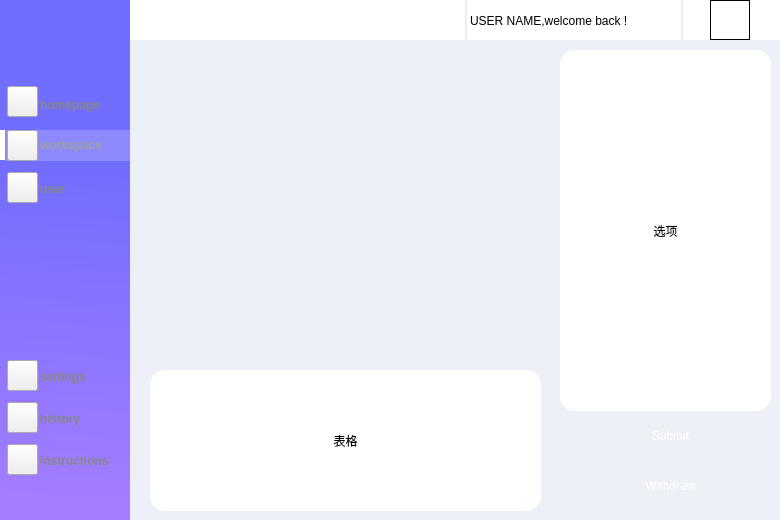
<?xml version="1.0" encoding="UTF-8"?>
<ui version="4.0">
 <class>Work</class>
 <widget class="QWidget" name="Work">
  <property name="geometry">
   <rect>
    <x>0</x>
    <y>0</y>
    <width>780</width>
    <height>520</height>
   </rect>
  </property>
  <property name="windowTitle">
   <string>Form</string>
  </property>
  <widget class="QLabel" name="label_left">
   <property name="geometry">
    <rect>
     <x>-1</x>
     <y>0</y>
     <width>140</width>
     <height>520</height>
    </rect>
   </property>
   <property name="styleSheet">
    <string notr="true">background-color: qlineargradient(spread:pad, x1:0.512438, y1:0.159091, x2:0.497512, y2:0.971591, stop:0.19403 rgba(113,109,255,1), stop:1 rgba(164,125,255,1));</string>
   </property>
   <property name="text">
    <string/>
   </property>
  </widget>
  <widget class="QLabel" name="label_top">
   <property name="geometry">
    <rect>
     <x>130</x>
     <y>0</y>
     <width>650</width>
     <height>40</height>
    </rect>
   </property>
   <property name="styleSheet">
    <string notr="true">background-color: rgb(255, 255, 255);</string>
   </property>
   <property name="text">
    <string/>
   </property>
  </widget>
  <widget class="QLabel" name="label_18">
   <property name="geometry">
    <rect>
     <x>465</x>
     <y>0</y>
     <width>2</width>
     <height>40</height>
    </rect>
   </property>
   <property name="styleSheet">
    <string notr="true">background-color: rgb(238, 238, 238);</string>
   </property>
   <property name="text">
    <string/>
   </property>
  </widget>
  <widget class="QLabel" name="label_19">
   <property name="geometry">
    <rect>
     <x>681</x>
     <y>0</y>
     <width>2</width>
     <height>40</height>
    </rect>
   </property>
   <property name="styleSheet">
    <string notr="true">background-color: rgb(238, 238, 238);</string>
   </property>
   <property name="text">
    <string/>
   </property>
  </widget>
  <widget class="QLabel" name="label_welcome">
   <property name="geometry">
    <rect>
     <x>470</x>
     <y>0</y>
     <width>211</width>
     <height>41</height>
    </rect>
   </property>
   <property name="styleSheet">
    <string notr="true"/>
   </property>
   <property name="text">
    <string>USER NAME,welcome back !</string>
   </property>
  </widget>
  <widget class="QLabel" name="label_home">
   <property name="geometry">
    <rect>
     <x>40</x>
     <y>94</y>
     <width>101</width>
     <height>21</height>
    </rect>
   </property>
   <property name="styleSheet">
    <string notr="true">font: 14pt &quot;ProximaNova&quot;;
font-weight: bold;
color: rgb(135, 135, 135);</string>
   </property>
   <property name="text">
    <string>homepage</string>
   </property>
  </widget>
  <widget class="QLabel" name="label_work">
   <property name="geometry">
    <rect>
     <x>40</x>
     <y>134</y>
     <width>101</width>
     <height>21</height>
    </rect>
   </property>
   <property name="styleSheet">
    <string notr="true">font: 14pt &quot;ProximaNova&quot;;
font-weight: bold;
color: rgb(135, 135, 135);</string>
   </property>
   <property name="text">
    <string>workspace</string>
   </property>
  </widget>
  <widget class="QLabel" name="label_user">
   <property name="geometry">
    <rect>
     <x>40</x>
     <y>178</y>
     <width>101</width>
     <height>21</height>
    </rect>
   </property>
   <property name="styleSheet">
    <string notr="true">font: 14pt &quot;ProximaNova&quot;;
font-weight: bold;
color: rgb(135, 135, 135);</string>
   </property>
   <property name="text">
    <string>user</string>
   </property>
  </widget>
  <widget class="QLabel" name="label_sett">
   <property name="geometry">
    <rect>
     <x>40</x>
     <y>366</y>
     <width>101</width>
     <height>21</height>
    </rect>
   </property>
   <property name="styleSheet">
    <string notr="true">font: 14pt &quot;ProximaNova&quot;;
font-weight: bold;
color: rgb(135, 135, 135);</string>
   </property>
   <property name="text">
    <string>settings</string>
   </property>
  </widget>
  <widget class="QLabel" name="label_noti">
   <property name="geometry">
    <rect>
     <x>40</x>
     <y>408</y>
     <width>101</width>
     <height>21</height>
    </rect>
   </property>
   <property name="styleSheet">
    <string notr="true">font: 14pt &quot;ProximaNova&quot;;
font-weight: bold;
color: rgb(135, 135, 135);</string>
   </property>
   <property name="text">
    <string>history</string>
   </property>
  </widget>
  <widget class="QLabel" name="label_sugg">
   <property name="geometry">
    <rect>
     <x>40</x>
     <y>450</y>
     <width>101</width>
     <height>21</height>
    </rect>
   </property>
   <property name="styleSheet">
    <string notr="true">font: 14pt &quot;ProximaNova&quot;;
font-weight: bold;
color: rgb(135, 135, 135);</string>
   </property>
   <property name="text">
    <string>instructions</string>
   </property>
  </widget>
  <widget class="QLabel" name="label_3">
   <property name="geometry">
    <rect>
     <x>0</x>
     <y>130</y>
     <width>5</width>
     <height>30</height>
    </rect>
   </property>
   <property name="styleSheet">
    <string notr="true">background-color: rgb(255, 255, 255);</string>
   </property>
   <property name="text">
    <string/>
   </property>
  </widget>
  <widget class="QLabel" name="label_2">
   <property name="geometry">
    <rect>
     <x>5</x>
     <y>130</y>
     <width>129</width>
     <height>31</height>
    </rect>
   </property>
   <property name="styleSheet">
    <string notr="true">background-color: rgba(255, 255, 255, 51);</string>
   </property>
   <property name="text">
    <string/>
   </property>
  </widget>
  <widget class="QLabel" name="label">
   <property name="geometry">
    <rect>
     <x>130</x>
     <y>40</y>
     <width>651</width>
     <height>481</height>
    </rect>
   </property>
   <property name="styleSheet">
    <string notr="true">background-color: rgb(237, 241, 247);</string>
   </property>
   <property name="text">
    <string/>
   </property>
  </widget>
  <widget class="QLabel" name="label_20">
   <property name="geometry">
    <rect>
     <x>150</x>
     <y>50</y>
     <width>391</width>
     <height>301</height>
    </rect>
   </property>
   <property name="styleSheet">
    <string notr="true">border-image: url(:/other/photo2.jpg);
border-radius:15px</string>
   </property>
   <property name="text">
    <string/>
   </property>
  </widget>
  <widget class="QLabel" name="label_21">
   <property name="geometry">
    <rect>
     <x>560</x>
     <y>50</y>
     <width>211</width>
     <height>361</height>
    </rect>
   </property>
   <property name="styleSheet">
    <string notr="true">background-color: rgb(255, 255, 255);
border-radius:15px</string>
   </property>
   <property name="text">
    <string>选项</string>
   </property>
   <property name="alignment">
    <set>Qt::AlignCenter</set>
   </property>
  </widget>
  <widget class="QLabel" name="label_22">
   <property name="geometry">
    <rect>
     <x>150</x>
     <y>370</y>
     <width>391</width>
     <height>141</height>
    </rect>
   </property>
   <property name="styleSheet">
    <string notr="true">background-color: rgb(255, 255, 255);
border-radius:15px</string>
   </property>
   <property name="text">
    <string>表格</string>
   </property>
   <property name="alignment">
    <set>Qt::AlignCenter</set>
   </property>
  </widget>
  <widget class="QPushButton" name="pushButton">
   <property name="geometry">
    <rect>
     <x>610</x>
     <y>420</y>
     <width>121</width>
     <height>31</height>
    </rect>
   </property>
   <property name="styleSheet">
    <string notr="true">background-color: qlineargradient(spread:pad, x1:0.52, y1:1, x2:0.54, y2:0, 
stop:0.0112994 rgba(110,102,162,1), 
stop:1 rgba(110,102,162,1));
color: rgb(255, 255, 255, 255);
 
border:0px groove gray;
border-radius:15px;
padding:2px 4px;
font: 18pt &quot;Candara&quot;;

</string>
   </property>
   <property name="text">
    <string>Submit</string>
   </property>
  </widget>
  <widget class="QPushButton" name="pushButton_2">
   <property name="geometry">
    <rect>
     <x>610</x>
     <y>470</y>
     <width>121</width>
     <height>31</height>
    </rect>
   </property>
   <property name="styleSheet">
    <string notr="true">background-color: qlineargradient(spread:pad, x1:0.52, y1:1, x2:0.54, y2:0, 
stop:0.0112994 rgba(110,102,162,1), 
stop:1 rgba(110,102,162,1));
color: rgb(255, 255, 255, 255);
 
border:0px groove gray;
border-radius:15px;
padding:2px 4px;
font: 18pt &quot;Candara&quot;;

</string>
   </property>
   <property name="text">
    <string>Withdraw</string>
   </property>
  </widget>
  <widget class="QPushButton" name="pushButton_1">
   <property name="geometry">
    <rect>
     <x>7</x>
     <y>86</y>
     <width>31</width>
     <height>31</height>
    </rect>
   </property>
   <property name="mouseTracking">
    <bool>false</bool>
   </property>
   <property name="acceptDrops">
    <bool>false</bool>
   </property>
   <property name="styleSheet">
    <string notr="true">border-image: url(:/icon/homepage.png);</string>
   </property>
   <property name="text">
    <string/>
   </property>
  </widget>
  <widget class="QPushButton" name="pushButton_4">
   <property name="geometry">
    <rect>
     <x>7</x>
     <y>130</y>
     <width>31</width>
     <height>31</height>
    </rect>
   </property>
   <property name="styleSheet">
    <string notr="true">border-image: url(:/icon/working.png);</string>
   </property>
   <property name="text">
    <string/>
   </property>
  </widget>
  <widget class="QPushButton" name="pushButton_3">
   <property name="geometry">
    <rect>
     <x>7</x>
     <y>172</y>
     <width>31</width>
     <height>31</height>
    </rect>
   </property>
   <property name="styleSheet">
    <string notr="true">border-image: url(:/icon/user.png);</string>
   </property>
   <property name="text">
    <string/>
   </property>
  </widget>
  <widget class="QPushButton" name="pushButton_5">
   <property name="geometry">
    <rect>
     <x>7</x>
     <y>360</y>
     <width>31</width>
     <height>31</height>
    </rect>
   </property>
   <property name="styleSheet">
    <string notr="true">
border-image: url(:/icon/setting.png);</string>
   </property>
   <property name="text">
    <string/>
   </property>
  </widget>
  <widget class="QPushButton" name="pushButton_6">
   <property name="geometry">
    <rect>
     <x>7</x>
     <y>444</y>
     <width>31</width>
     <height>31</height>
    </rect>
   </property>
   <property name="styleSheet">
    <string notr="true">border-image: url(:/icon/notice.png);</string>
   </property>
   <property name="text">
    <string/>
   </property>
  </widget>
  <widget class="QPushButton" name="pushButton_7">
   <property name="geometry">
    <rect>
     <x>7</x>
     <y>402</y>
     <width>31</width>
     <height>31</height>
    </rect>
   </property>
   <property name="styleSheet">
    <string notr="true">border-image: url(:/icon/suggestion.png);</string>
   </property>
   <property name="text">
    <string/>
   </property>
  </widget>
  <widget class="QPushButton" name="pushButton_portrait">
   <property name="geometry">
    <rect>
     <x>710</x>
     <y>0</y>
     <width>40</width>
     <height>40</height>
    </rect>
   </property>
   <property name="styleSheet">
    <string notr="true">border-width: 1px;
border-image: url(:/other/photo.jpg);
border-style: solid;
border-color: rgb(0, 0, 0);</string>
   </property>
   <property name="text">
    <string/>
   </property>
  </widget>
 </widget>
 <resources/>
 <connections/>
</ui>
